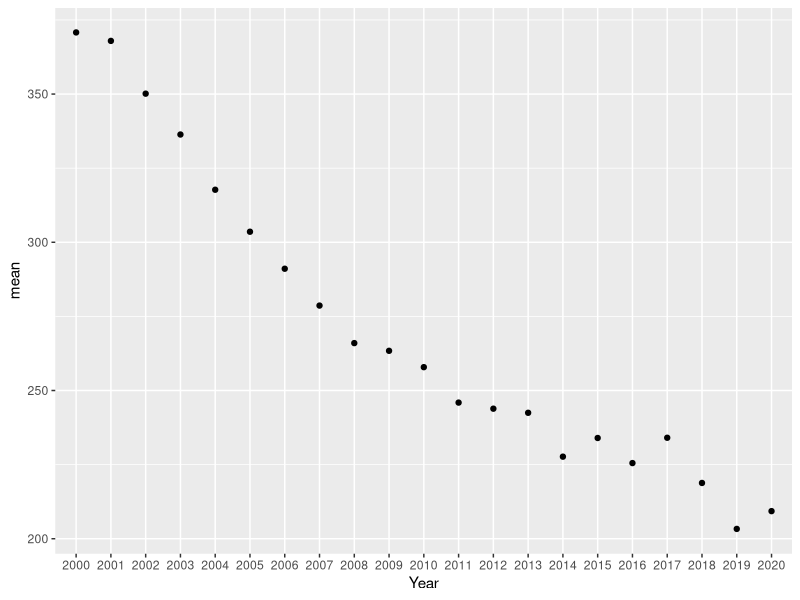
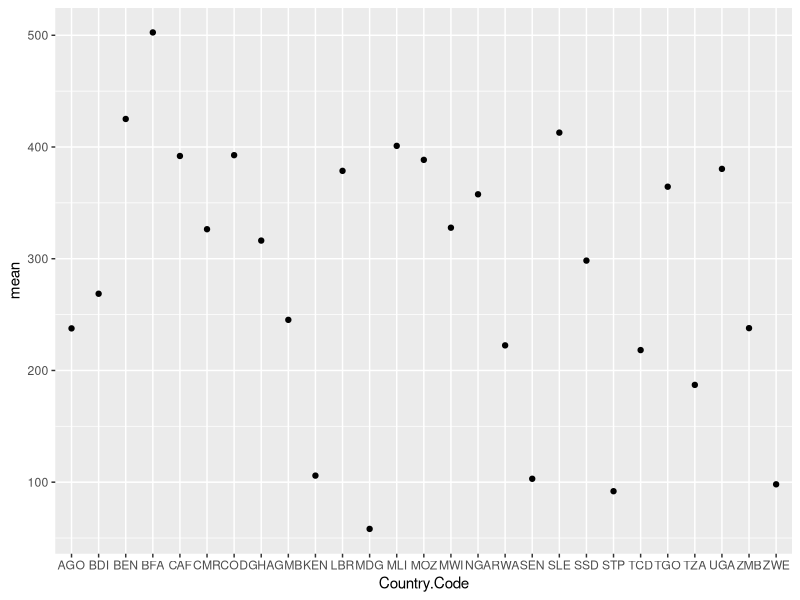

Here is the R script that generated these plots, in order: (Note: this script raises an error after producing the figures.)
## ---- chunk 1
knitr::opts_chunk$set(echo = TRUE)
library(tidyverse)
options(dplyr.summarise.inform = FALSE)
require(datasets)

## ---- chunk 2
country.case.dat<-read.csv("API_SH.MLR.INCD.P3_DS2_en_csv_v2_4029728.csv")
country.case.dat<-country.case.dat[, -c(5:44, 66:67) ]
country.case.dat<- country.case.dat %>%
  select(-Indicator.Code)
names(country.case.dat) <- gsub(x = names(country.case.dat), pattern = "X", replacement = "")
country.case.dat<-country.case.dat %>%
  select(-Indicator.Name)
## ---- chunk 3
indicator.dat<-read.csv("Prevention.csv")
indicator.dat$Country.Code=substr(indicator.dat$REF_AREA.Geographic.area, 1, 3)
indicator.dat$Country.Name=substring(indicator.dat$REF_AREA.Geographic.area, 6)
indicator.dat$TIME_PERIOD.Time.period[indicator.dat$TIME_PERIOD.Time.period=="2017-06"]<-"2017"

indicator.dat<-indicator.dat[indicator.dat$SEX.Sex=="_T: Total",]
indicator.dat<- indicator.dat[
  str_detect(indicator.dat$INDICATOR.Indicator,"MNCH_ITNOWN") |
  str_detect(indicator.dat$INDICATOR.Indicator,"MNCH_ITN2"),]
indicator.dat<-indicator.dat %>%
  select(c(Country.Name, OBS_VALUE.Observation.Value, INDICATOR.Indicator, Country.Code, TIME_PERIOD.Time.period))

full.dat<-left_join(indicator.dat, country.case.dat, by="Country.Code")

full.dat<- full.dat %>% 
  pivot_longer(c(7:27), names_to = "Year", values_to = "Cases")
## ---- chunk 4
yearly_means <- full.dat %>%
  group_by(Year) %>%
  summarize(mean=mean(Cases))

country_means <- full.dat %>%
  group_by(Country.Code) %>%
  summarize(mean=mean(Cases))

ggplot(yearly_means, aes(x=Year, y=mean)) +
  geom_line() +
  geom_point()
  
ggplot(country_means, aes(x=Country.Code, y=mean))+
  geom_line()+
  geom_point()
## ---- chunk 5
pre.itn.dat <- full.dat %>%
  filter(str_detect(INDICATOR.Indicator,"MNCH_ITN2")) %>%
  filter(Year<TIME_PERIOD.Time.period) %>%
  group_by(Country.Code) %>%
  mutate(Pre.Admin.Case.Mean=mean(Cases)) %>%
  select(Country.Code, Pre.Admin.Case.Mean) %>%
  distinct()

post.itn.dat <- full.dat %>%
  filter(str_detect(INDICATOR.Indicator,"MNCH_ITN2") &
    Year %in% c(TIME_PERIOD.Time.period, as.numeric(TIME_PERIOD.Time.period)+1)) %>%
  group_by(Country.Code) %>%
  mutate(Post.Admin.Case.Mean=mean(Cases)) %>%
  select(Country.Code, Post.Admin.Case.Mean) %>%
  distinct()

pre.post.itn.dat<-merge(pre.itn.dat, post.itn.dat)

ggqqplot(pre.post.itn.dat$Pre.Admin.Case.Mean-pre.post.itn.dat$Post.Admin.Case.Mean)
## ---- chunk 6


pre.itn.irs.dat <- full.dat %>%
  filter(str_detect(INDICATOR.Indicator,"MNCH_ITNOWN")) %>%
  filter(Year==TIME_PERIOD.Time.period) %>%
  group_by(Country.Code) %>%
  mutate(Pre.Admin.Case.Mean=mean(Cases)) %>%
  select(Country.Code, Pre.Admin.Case.Mean) %>%
  distinct()

post.itn.irs.dat <- full.dat %>%
  filter(str_detect(INDICATOR.Indicator,"MNCH_ITNOWN") &
    Year %in% c(TIME_PERIOD.Time.period, as.numeric(TIME_PERIOD.Time.period)+1)) %>%
  group_by(Country.Code) %>%
  mutate(Post.Admin.Case.Mean=mean(Cases)) %>%
  select(Country.Code, Post.Admin.Case.Mean) %>%
  distinct()

pre.post.itn.irs.dat<-merge(pre.itn.irs.dat, post.itn.irs.dat)
